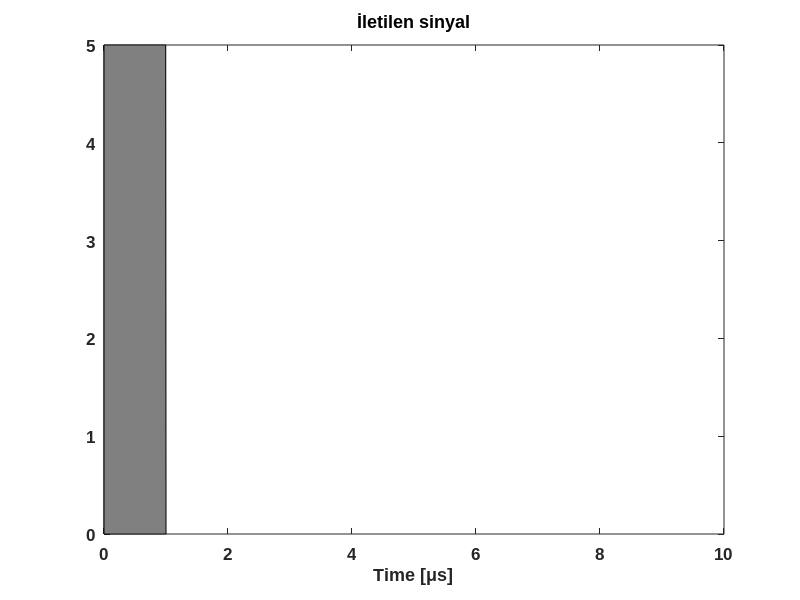

This chart was generated by the following MATLAB code: (Note: this script raises an error after producing the figure.)
fc=8e8;
To=10e-6;
N=200;
td=2e-6;
t=0:To/(10*N-1):To;
tt=t*1e6;
s=5*ones(1,N);
s(10*N)=0;
sr=s;
M=round(td/To*(10*N));
ss=circshift(sr.',M);
figure;
h=area(tt,sr);
set(h,'FaceColor',[.5 .5 .5])
set(gca,'FontName','Arial','FontSize',12,'FontWeight','Bold');
title('İletilen sinyal');
xlabel('Time [\mus]')
axis([min(tt),max(tt)-30 30]);
figure; %figure 1 de 4.1 e 4.2 yede figure 2 de 
h=area(tt,ss);
set(h,'FaceColor',[.5 .5 .5])
set(gca,'FontName','Arial','FontSize',12,'FontWeight','Bold');
title('Gürültüsüz Alınan Sinyal ');
xlabel('Time [\mus]')
%axis([min(tt)max(tt)-30 30]); %düzenle%
n=5*randn(1,10*N);
figure;
h=area(tt,n);
set(h,'FaceColor',[.5 .5 .5])
set(gca,'FontName','Arial','FontSize',12,'FontWeight','Bold');
xlabel('Time[\mus]'),
title('Gürültülü Sinyal');
axis([min(tt),max(tt)-30 30]);
x=ss+n;
figure;
h=area(tt,x);
set(h,'FaceColor',[.5 .5 .5])
set(gca,'FontName','Arial','FontSize',12,'FontWeight','Bold');
xlabel('Time[\mus]'),
title('Gürültülü Alınan Sinyal');
axis([min(tt),max(tt)-30 30]);
X=fft(x)/N;
S=conj(fft(sr)/N);
H=S;
Y=X.*H;
y=ifft(Y);
figure;
h=area(tt,real(y));
set(h,'FaceColor',[.5 .5 .5])
set(gca,'FontName','Arial','FontSize',12,'FontWeight','Bold');
xlabel('Time[\mus]'),
axis([min(tt),max(tt)-.1 2]);
title('Eşleşen Filtre Çıktısı');







